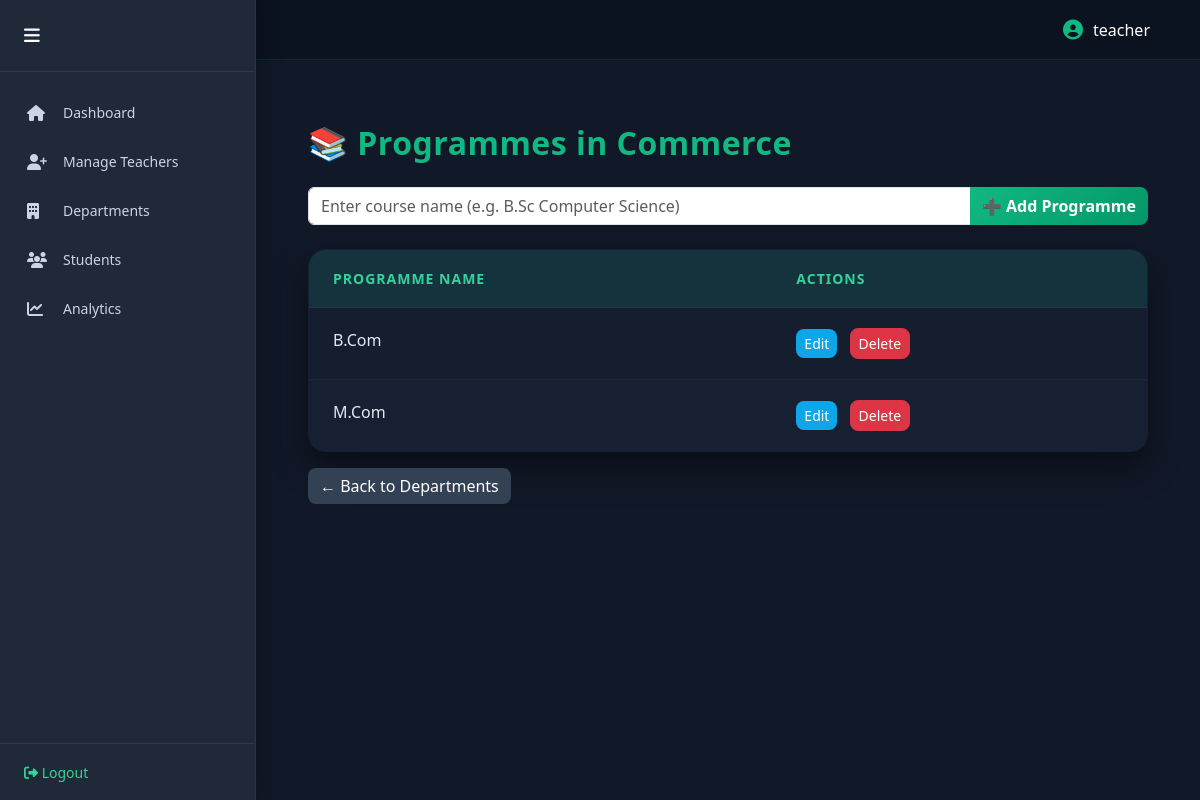
/control/departments/7/courses/ (signed in), run on the app's committed database.
### results/models.py (models this page shows, shortened)
class Department(models.Model):
    name = models.CharField(max_length=100, unique=True)

class Course(models.Model):
    department = models.ForeignKey(
        Department,
        on_delete=models.CASCADE,
        related_name="courses"
    )
    name = models.CharField(max_length=100)
    class Meta:
        unique_together = ("department", "name")

### results/views.py (the view, shortened to what this page needs)
@login_required(login_url="teacher_login")
@user_passes_test(lambda u: u.is_superuser)
def manage_department_courses(request, department_id):
    department = get_object_or_404(Department, id=department_id)
    courses = department.courses.all().order_by("name")
    return render(request, "manage_department_courses.html", {
        "department": department,
        "courses": courses
    })

### results/context_processors.py (called while the page is built)
def role_flags(request):
    return {
        "is_hod_user": request.user.groups.filter(name="HOD").exists()
    }

### templates/manage_department_courses.html (shortened to what this page needs)
{% extends "base.html" %}
{% load static %}
{% block extra_css %}
<link rel="stylesheet" href="{% static 'css/manage_departments.css' %}">
{% endblock %}
{% block content %}
<div class="container mt-4">
  <h2>📚 Programmes in {{ department.name }}</h2>
  <form method="post" class="mb-4">
    <div class="input-group">
      <input
        type="text"
        name="name"
        class="form-control"
        placeholder="Enter course name (e.g. B.Sc Computer Science)"
        required
      >
      <button class="btn btn-success" type="submit">
        ➕ Add Programme
      </button>
    </div>
  </form>
<table class="table table-striped">
  <thead>
    <tr>
      <th>Programme Name</th>
      <th>Actions</th>
    </tr>
  </thead>
  <tbody>
    {% for course in courses %}
      <tr>
        <td>{{ course.name }}</td>
        <td>
          <a href="{% url 'edit_course' course.id %}"
             class="btn btn-sm btn-primary">
            Edit
          </a>
          <a href="{% url 'delete_course' course.id %}"
             class="btn btn-sm btn-danger ms-2">
            Delete
          </a>
        </td>
      </tr>
    {% empty %}
      <tr>
        <td colspan="2" class="text-center text-muted">
          No Programmes added for this department yet.
        </td>
      </tr>
    {% endfor %}
  </tbody>
</table>
  <a href="{% url 'manage_departments' %}" class="btn btn-secondary">
    ← Back to Departments
  </a>
</div>
{% endblock %}

### templates/base.html (shortened to what this page needs)
{% load static %}
<!DOCTYPE html>
<html lang="en">
<head>
    <link href="https://cdn.jsdelivr.net/npm/bootstrap@5.3.2/dist/css/bootstrap.min.css" rel="stylesheet">
    <link href="https://cdnjs.cloudflare.com/ajax/libs/font-awesome/6.4.2/css/all.min.css" rel="stylesheet">
    <link href="{% static 'css/style.css' %}" rel="stylesheet">
    <link href="{% static 'css/panel.css' %}" rel="stylesheet">
    {% block extra_css %}{% endblock %}
</head>
<body class="
{% if user.is_superuser %}admin-mode
{% elif user.is_staff %}teacher-mode
{% endif %}
">
<div class="dashboard-container">
{% if user.is_authenticated and user.is_staff %}
<aside class="sidebar {% if user.is_superuser %}admin-sidebar{% endif %}" id="sidebar">
    <div class="sidebar-header">
        <button class="sidebar-toggle" id="sidebarToggle">
            <i class="fa-solid fa-bars"></i>
        </button>
    </div>
<nav class="sidebar-nav">
    {% if user.is_superuser %}
        <a href="{% url 'admin_dashboard' %}"
           class="nav-item {% if request.resolver_match.url_name == 'admin_dashboard' %}active{% endif %}">
            <i class="fa-solid fa-house"></i>
            <span>Dashboard</span>
        </a>
        <a href="{% url 'add_teacher' %}"
           class="nav-item {% if request.resolver_match.url_name == 'add_teacher' %}active{% endif %}">
            <i class="fa-solid fa-user-plus"></i>
            <span>Manage Teachers</span>
        </a>
        <a href="{% url 'manage_departments' %}"
           class="nav-item {% if request.resolver_match.url_name == 'manage_departments' %}active{% endif %}">
            <i class="fa-solid fa-building"></i>
            <span>Departments</span>
        </a>
        <a href="{% url 'student_search' %}"
           class="nav-item {% if request.resolver_match.url_name == 'student_search' %}active{% endif %}">
            <i class="fa-solid fa-users"></i>
            <span>Students</span>
        </a>
        <a href="{% url 'admin_department_analysis' %}"
           class="nav-item {% if request.resolver_match.url_name == 'admin_department_analysis' %}active{% endif %}">
            <i class="fa-solid fa-chart-line"></i>
            <span>Analytics</span>
        </a>
    {% endif %}
</nav>
    <div class="sidebar-footer">
        <form method="POST" action="{% url 'logout' %}">
            <button type="submit" class="logout-btn">
                <i class="fa-solid fa-right-from-bracket"></i> Logout
            </button>
        </form>
    </div>
</aside>
{% endif %}
<div class="main-content">
    <nav class="topbar">
        <div class="topbar-right">
            {% if user.is_authenticated %}
            <div class="user-info">
                <i class="fa-solid fa-user-circle"></i>
                <span>{{ user.username }}</span>
            </div>
            {% endif %}
        </div>
    </nav>
    <div class="content-area">
        {% block content %}{% endblock %}
    </div>
</div>
</div>
</body>
</html>

### static/css/style.css (style rules this page uses)
.user-info { color: #ffffff; font-weight: 500; margin-right: 20px; display: flex; align-items: center; }
.user-info i { font-size: 20px; color: #00d9ff; }
.logout-btn { color: #ff6b6b !important; }

### static/css/panel.css (style rules this page uses)
:root { --primary: #0f1c3f; --primary-dark: #0a142e; --primary-light: #1b2a5a; --accent: #3da9fc; --bg-light: #f4f6fb; --text-dark: #1e293b; --text-light: #94a3b8; --border: #e2e8f0; --transition: all 0.3s ease; }
* { margin: 0; padding: 0; box-sizing: border-box; }
body { font-family: 'Segoe UI', sans-serif; background: #111827; }
.dashboard-container { display: flex; min-height: 100vh; }
.sidebar { position: fixed; left: 0; top: 0; height: 100vh; width: 260px; background: var(--primary-dark); color: white; display: flex; flex-direction: column; z-index: 1000; transition: var(--transition); box-shadow: 4px 0 20px rgba(0, 0, 0, 0.25); overflow-y: auto; }
.sidebar-header { padding: 22px 24px; border-bottom: 1px solid rgba(255, 255, 255, 0.08); display: flex; align-items: center; justify-content: space-between; font-weight: 600; }
.sidebar-toggle { background: none; border: none; color: white; font-size: 18px; cursor: pointer; transition: var(--transition); }
.sidebar-nav { flex: 1; padding: 16px 0; }
.nav-item { display: flex; align-items: center; gap: 14px; padding: 14px 24px; color: rgba(255, 255, 255, 0.75); text-decoration: none; transition: var(--transition); font-size: 14px; border-left: 3px solid transparent; }
.nav-item i { font-size: 16px; width: 22px; }
.sidebar-footer { padding: 16px 24px; border-top: 1px solid rgba(255, 255, 255, 0.08); }
.logout-btn { background: none; border: none; color: #ff6b6b; font-size: 14px; cursor: pointer; transition: var(--transition); }
.main-content { flex: 1; margin-left: 260px; transition: var(--transition); display: flex; flex-direction: column; }
.topbar { height: 60px; background: var(--primary); display: flex; align-items: center; justify-content: flex-end; padding: 0 30px; color: white; border-bottom: 1px solid rgba(255, 255, 255, 0.05); }
.user-info { display: flex; align-items: center; gap: 10px; font-weight: 500; }
.user-info i { color: var(--accent); }
.content-area { padding: 40px; flex: 1; }
.sidebar { position: fixed; left: 0; top: 0; width: 256px; height: 100vh; background: var(--primary-dark); transition: width 0.3s ease; overflow: hidden; }
.main-content { margin-left: 256px; transition: margin-left 0.3s ease; }
.sidebar .nav-item span { transition: opacity 0.2s ease; }

### data on the page
Department: name "Commerce"
Course: name "B.Com"
Course: name "M.Com"

### other printed values
{{ user.username }} "teacher"
